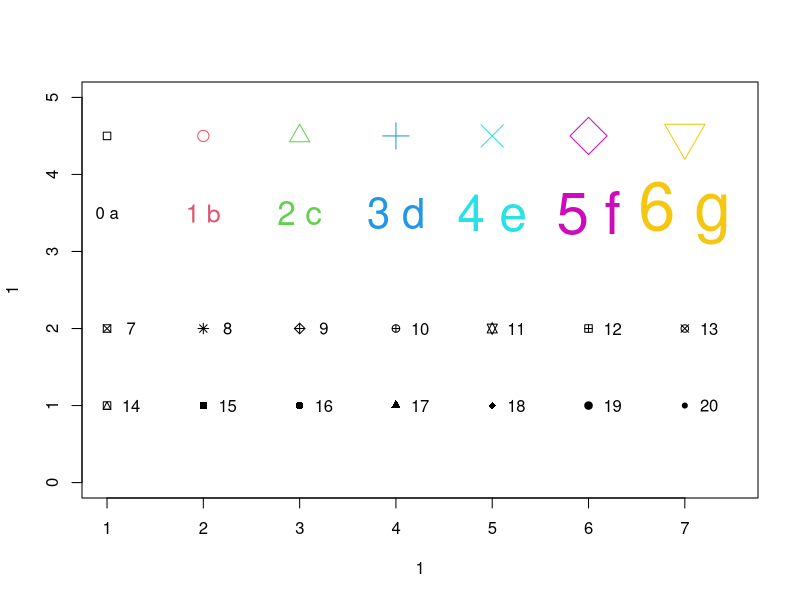

Here is the R script that generated this plot:
plot(1,1,xlim=c(1,7.5), ylim=c(0,5), type="n")
points(1:7, rep(4.5, 7), cex=seq(1,4,l=7), col=1:7, pch=0:6)
text(1:7, rep(3.5,7),labels=paste(0:6, letters[1:7]),
    cex=seq(1,4,l=7), col=1:7)
points(1:7, rep(2,7), pch=(0:6)+7)
text((1:7)+0.25, rep(2,7), paste((0:6)+7))
points(1:7, rep(1,7), pch=(0:6)+14)
text((1:7)+0.25, rep(1,7), paste((0:6)+14))
